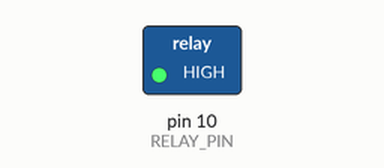
This sketch was run on a simulated Arduino Uno, built with avr-gcc and run on an emulated ATmega328P. Shown: switched loads named in the sketch (green lamp = pin HIGH).

Above: at 1.0 s.
At 3.0 s:
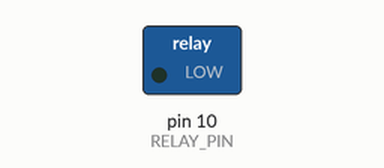
Timing chart, 0 to 5.2 s (numbered marks = the images above):
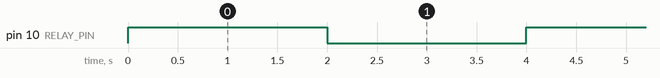

Measured:
- by itself, pin 10 (RELAY_PIN): alternates HIGH for 2.0 s and LOW for 2.0 s

The sketch:

01-Relay.ino
```cpp
// The pin connected to signal on the relay board
#define RELAY_PIN 10

void setup() {
  // Set the signal pin to Output
  pinMode(RELAY_PIN, OUTPUT);
}

void loop() {
  // Turn relay on
  digitalWrite(RELAY_PIN, 255);
  delay(2000);

  // Turn relay off
  digitalWrite(RELAY_PIN, 0);
  delay(2000);
}
```
